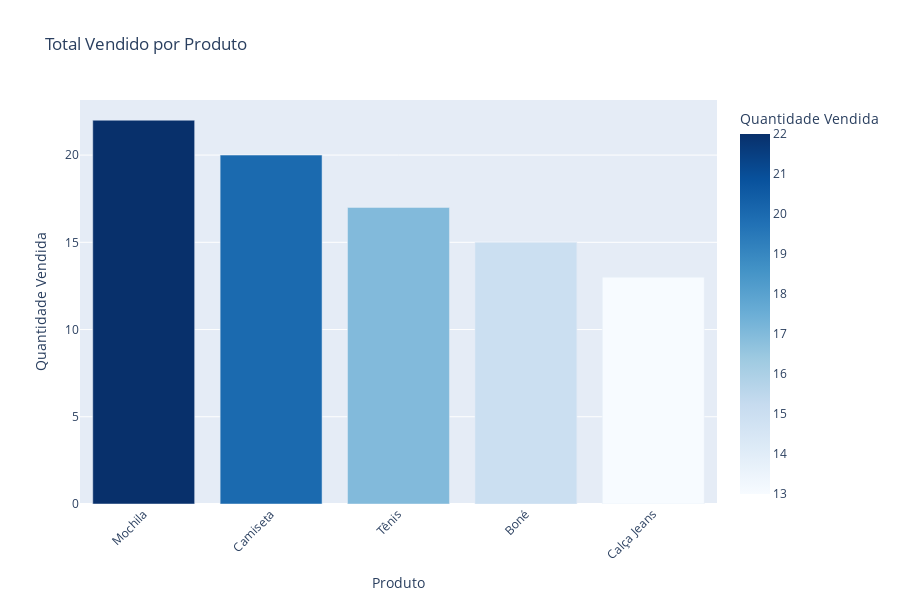
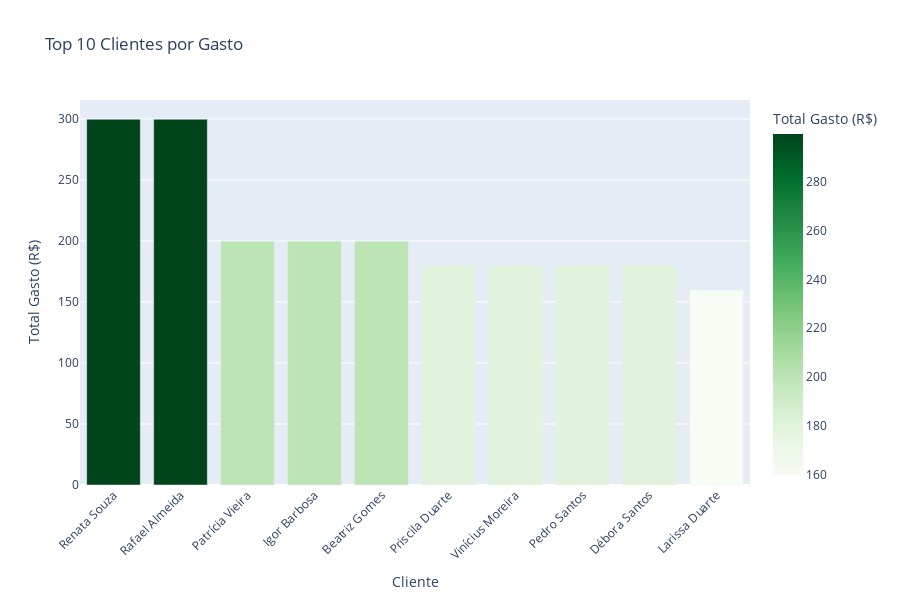
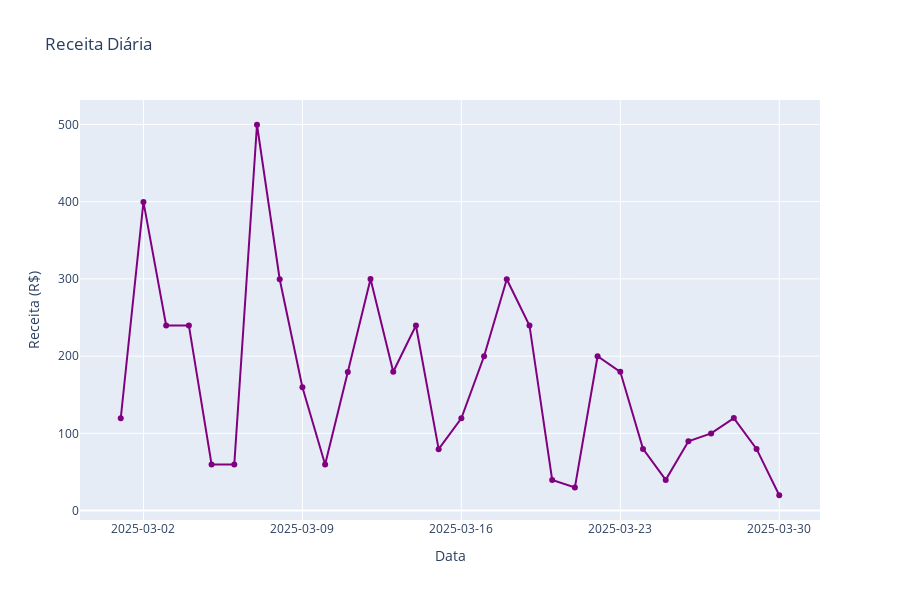

The notebook cell saved with these charts, in order:
### Code cell
# Gráfico 1: Total vendido por produto (barras)
fig1 = px.bar(df_vendas_produto, x='nome_produto', y='total_vendido', 
              title='Total Vendido por Produto', 
              labels={'nome_produto': 'Produto', 'total_vendido': 'Quantidade Vendida'},
              color='total_vendido',  
              color_continuous_scale=list((px.colors.sequential.Blues)))
fig1.update_traces(hovertemplate='Produto: %{x}<br>Quantidade: %{y}')
fig1.update_layout(xaxis_tickangle=-45, height=600)
fig1.show()

# Gráfico 2: Top 10 clientes por gasto (barras)
fig2 = px.bar(df_gastos_cliente.head(10), x='nome', y='total_gasto', 
              title='Top 10 Clientes por Gasto', 
              labels={'nome': 'Cliente', 'total_gasto': 'Total Gasto (R$)'},
              color='total_gasto', 
              color_continuous_scale=list((px.colors.sequential.Greens)))
fig2.update_traces(hovertemplate='Cliente: %{x}<br>Gasto: R$%{y:.2f}')
fig2.update_layout(xaxis_tickangle=-45, height=600)
fig2.show()

# Gráfico 3: Receita diária (linha)
fig3 = px.line(df_vendas_dia, x='data_venda', y='receita_diaria', 
               title='Receita Diária', 
               labels={'data_venda': 'Data', 'receita_diaria': 'Receita (R$)'},
               markers=True, 
               color_discrete_sequence=['purple'])
fig3.update_traces(hovertemplate='Data: %{x}<br>Receita: R$%{y:.2f}')
fig3.update_layout(xaxis_tickformat='%Y-%m-%d', height=600)
fig3.show()

### Figure 1 — Plotly figure (JSON) as saved in the notebook; plotly's stock layout.template omitted (floating-point values rounded to 4 significant figures)
{"data": [{"alignmentgroup": "True", "hovertemplate": "Produto: %{x}<br>Quantidade: %{y}", "legendgroup": "", "marker": {"color": [22, 20, 17, 15, 13], "coloraxis": "coloraxis", "pattern": {"shape": ""}}, "name": "", "offsetgroup": "", "orientation": "v", "showlegend": false, "textposition": "auto", "type": "bar", "x": ["Mochila", "Camiseta", "Tênis", "Boné", "Calça Jeans"], "xaxis": "x", "y": [22, 20, 17, 15, 13], "yaxis": "y"}], "layout": {"barmode": "relative", "coloraxis": {"colorbar": {"title": {"text": "Quantidade Vendida"}}, "colorscale": [[0, "rgb(247,251,255)"], [0.125, "rgb(222,235,247)"], [0.25, "rgb(198,219,239)"], [0.375, "rgb(158,202,225)"], [0.5, "rgb(107,174,214)"], [0.625, "rgb(66,146,198)"], [0.75, "rgb(33,113,181)"], [0.875, "rgb(8,81,156)"], [1, "rgb(8,48,107)"]]}, "height": 600, "legend": {"tracegroupgap": 0}, "title": {"text": "Total Vendido por Produto"}, "xaxis": {"anchor": "y", "domain": [0, 1], "tickangle": -45, "title": {"text": "Produto"}}, "yaxis": {"anchor": "x", "domain": [0, 1], "title": {"text": "Quantidade Vendida"}}}}

### Figure 2 — Plotly figure (JSON) as saved in the notebook; plotly's stock layout.template omitted (floating-point values rounded to 4 significant figures)
{"data": [{"alignmentgroup": "True", "hovertemplate": "Cliente: %{x}<br>Gasto: R$%{y:.2f}", "legendgroup": "", "marker": {"color": [299.7, 299.7, 199.8, 199.8, 199.8, 179.7, 179.7, 179.7, 179.7, 159.8], "coloraxis": "coloraxis", "pattern": {"shape": ""}}, "name": "", "offsetgroup": "", "orientation": "v", "showlegend": false, "textposition": "auto", "type": "bar", "x": ["Renata Souza", "Rafael Almeida", "Patrícia Vieira", "Igor Barbosa", "Beatriz Gomes", "Priscila Duarte", "Vinícius Moreira", "Pedro Santos", "Débora Santos", "Larissa Duarte"], "xaxis": "x", "y": [299.7, 299.7, 199.8, 199.8, 199.8, 179.7, 179.7, 179.7, 179.7, 159.8], "yaxis": "y"}], "layout": {"barmode": "relative", "coloraxis": {"colorbar": {"title": {"text": "Total Gasto (R$)"}}, "colorscale": [[0, "rgb(247,252,245)"], [0.125, "rgb(229,245,224)"], [0.25, "rgb(199,233,192)"], [0.375, "rgb(161,217,155)"], [0.5, "rgb(116,196,118)"], [0.625, "rgb(65,171,93)"], [0.75, "rgb(35,139,69)"], [0.875, "rgb(0,109,44)"], [1, "rgb(0,68,27)"]]}, "height": 600, "legend": {"tracegroupgap": 0}, "title": {"text": "Top 10 Clientes por Gasto"}, "xaxis": {"anchor": "y", "domain": [0, 1], "tickangle": -45, "title": {"text": "Cliente"}}, "yaxis": {"anchor": "x", "domain": [0, 1], "title": {"text": "Total Gasto (R$)"}}}}

### Figure 3 — Plotly figure (JSON) as saved in the notebook; plotly's stock layout.template omitted (floating-point values rounded to 4 significant figures)
{"data": [{"hovertemplate": "Data: %{x}<br>Receita: R$%{y:.2f}", "legendgroup": "", "line": {"color": "purple", "dash": "solid"}, "marker": {"symbol": "circle"}, "mode": "lines+markers", "name": "", "orientation": "v", "showlegend": false, "type": "scatter", "x": ["2025-03-01T00:00:00", "2025-03-02T00:00:00", "2025-03-03T00:00:00", "2025-03-04T00:00:00", "2025-03-05T00:00:00", "2025-03-06T00:00:00", "2025-03-07T00:00:00", "2025-03-08T00:00:00", "2025-03-09T00:00:00", "2025-03-10T00:00:00", "2025-03-11T00:00:00", "2025-03-12T00:00:00", "2025-03-13T00:00:00", "2025-03-14T00:00:00", "2025-03-15T00:00:00", "2025-03-16T00:00:00", "2025-03-17T00:00:00", "2025-03-18T00:00:00", "2025-03-19T00:00:00", "2025-03-20T00:00:00", "2025-03-21T00:00:00", "2025-03-22T00:00:00", "2025-03-23T00:00:00", "2025-03-24T00:00:00", "2025-03-25T00:00:00", "2025-03-26T00:00:00", "2025-03-27T00:00:00", "2025-03-28T00:00:00", "2025-03-29T00:00:00", "2025-03-30T00:00:00"], "xaxis": "x", "y": [119.6, 399.6, 239.6, 239.7, 59.7, 59.8, 499.5, 299.5, 159.8, 59.7, 179.4, 299.7, 179.7, 239.7, 79.6, 119.6, 199.8, 299.5, 239.7, 39.8, 29.9, 199.8, 179.7, 79.9, 39.8, 89.7, 99.9, 119.8, 79.9, 19.9], "yaxis": "y"}], "layout": {"height": 600, "legend": {"tracegroupgap": 0}, "title": {"text": "Receita Diária"}, "xaxis": {"anchor": "y", "domain": [0, 1], "tickformat": "%Y-%m-%d", "title": {"text": "Data"}}, "yaxis": {"anchor": "x", "domain": [0, 1], "title": {"text": "Receita (R$)"}}}}
